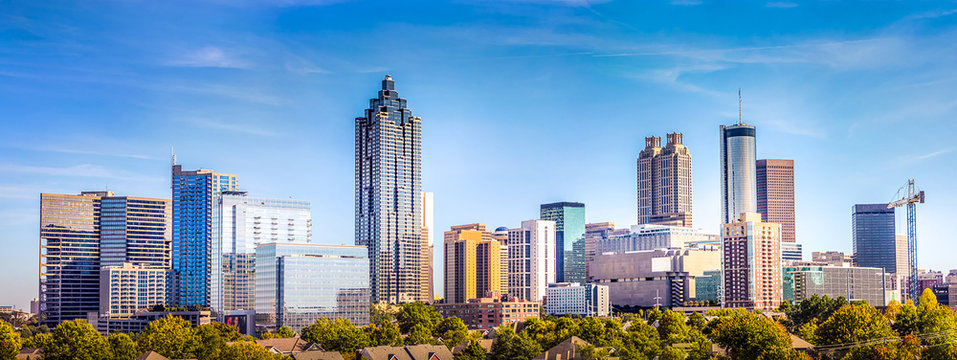
#> input picture building2.jpg, 957 x 360 px
$ jupyter execute image_filtering.ipynb   (shell and % lines are left out)
#> lines starting #> are read from the running program, lines starting #| are printed output that depends on the picture
# Image Processing Using Opencv
---
### Install Opencv
- Example on MacOS
```console
$ pip3 --version
pip 24.0 from /opt/anaconda3/lib/python3.12/site-packages/pip (python 3.12)
$ python3 --version
Python 3.12.4
$ pip3 install opencv-python
Collecting opencv-python
  Downloading opencv-python-4.11.0.86.tar.gz (95.2 MB)
     ━━━━━━━━━━━━━━━━━━━━━━━━━━━━━━━━━━━━━━━━ 95.2/95.2 MB 2.7 MB/s eta 0:00:00
  Installing build dependencies ... done
  Getting requirements to build wheel ... done
  Installing backend dependencies ... done
  Preparing metadata (pyproject.toml) ... done
Requirement already satisfied: numpy>=1.21.2 in /opt/anaconda3/lib/python3.12/site-packages (from opencv-python) (1.26.4)
Building wheels for collected packages: opencv-python
  Building wheel for opencv-python (pyproject.toml) ... done
  Created wheel for opencv-python: filename=opencv_python-4.11.0.86-cp312-cp312-macosx_10_16_x86_64.whl size=27595148 sha256=0fc6f3f12d5b5f0a5a54d870de9e866aaf59484b11dfcce77a8aece5a4f393e9
  Stored in directory: /Users/bshen2/Library/Caches/pip/wheels/be/bd/d5/425eca52f204ab4b1ad7ac23c79e7a0458ee178056e4350265
Successfully built opencv-python
Installing collected packages: opencv-python
Successfully installed opencv-python-4.11.0.86
```
---
### Filtering through Convolution
Let's use convolution for the following image processing:
- Edge Detection
- Feature Extraction
- Blurring &rarr; Scaling

### Import resources and display image

[cell 1]
import matplotlib.pyplot as plt
import matplotlib.image as mpimg

import cv2
import numpy as np


# Read in the image
image = mpimg.imread('building2.jpg')
#> image is the input picture: shape (360, 957, 3); mean R, G, B 122.8, 154.3, 180.6

plt.imshow(image)

### Convert the image to grayscale

[cell 2]
# Convert to grayscale for filtering
gray = cv2.cvtColor(image, cv2.COLOR_RGB2GRAY)
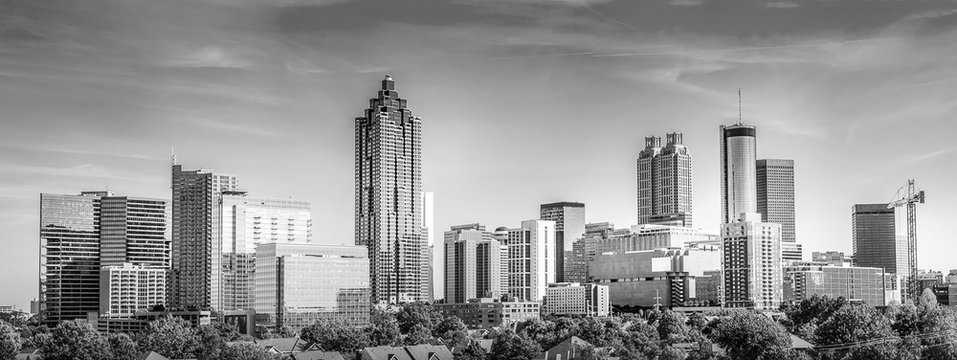
#> gray: shape (360, 957); min 0, max 255, mean 147.9

plt.imshow(gray, cmap='gray')

### Convolution Through a Kernel

Image convolution is a mathematical operation where a small matrix (called a kernel or filter) slides over an image, performing element-wise multiplications and summing the results to produce a new pixel value. This process helps extract features such as edges, textures, and patterns by emphasizing specific spatial structures in the image. Convolution is widely used in image processing and deep learning, particularly in convolutional neural networks (CNNs) for feature detection.

Here we practice applying image convolution using traditional image processing operations.
1. **Select a Kernel (Filter):** Choose a small matrix (e.g., 3x3 or 5x5) with predefined values for a specific operation (e.g., edge detection, blurring).

2. **Slide the Kernel Over the Image:** Move the kernel across the image, covering one region at a time.

3. **Compute the Element-Wise Product:** Multiply each value in the kernel with the corresponding pixel values in the image region.

4. **Sum the Products:** Add up all the multiplied values to obtain a single new pixel value.

5. **Store the Result:** Place the computed value into the corresponding location in the output image.

6. **Repeat for Entire Image:** Continue the process by shifting the kernel until every pixel has been processed.

Here is a common 3×3 kernel for edge detection, which detects edges in a specific direction, vertical and horizontal:

**Vertical Edge Detection Kernel:**
>$
K_x =
\begin{bmatrix}
-1 & 0 & 1 \\
-1 & 0 & 1 \\
-1 & 0 & 1
\end{bmatrix}
$

**Horizontal Edge Detection Kernel:**
>$
K_y =
\begin{bmatrix}
-1 & -1 & -1 \\
0 & 0 & 0 \\
1 & 1 & 1
\end{bmatrix}
$

These kernels are convolved with an image to highlight vertical and horizontal edges, respectively.

Applying a filter like this to an image is a way of **taking (an approximation) of the derivative of the image** in the x or y direction, separately.

[cell 3]
# Create a custom kernel

# 3x3 array for edge detection
horizon = np.array([[ -1, -1, -1],
                    [  0,  0,  0],
                    [  1,  1,  1]])

## TODO: Create and apply a vertical edge detection operator
vertica = np.array([[ -1, 0, 1],
                    [ -1, 0, 1],
                    [ -1, 0, 1]])

diag_45 = np.array([[ -2, -1, 0],
                    [ -1,  0, 1],
                    [  0,  1, 2]])

diag135 = np.array([[ 0, -1, -2],
                    [ 1,  0, -1],
                    [ 2,  1,  0]])

fig = plt.figure(figsize=(24,24))
# Filter the image using filter2D, which has inputs: (grayscale image, bit-depth, kernel)
filtered_image = cv2.filter2D(gray, -1, horizon)
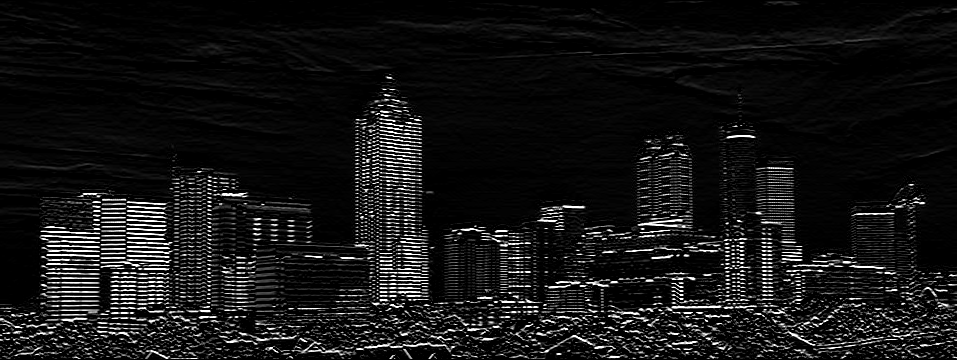
#> filtered_image: shape (360, 957); min 0, max 255, mean 20.9
fig.add_subplot(2,2,1)
plt.imshow(filtered_image, cmap='gray')
plt.title('horizontal')

filtered_image2 = cv2.filter2D(gray, -1, vertica)
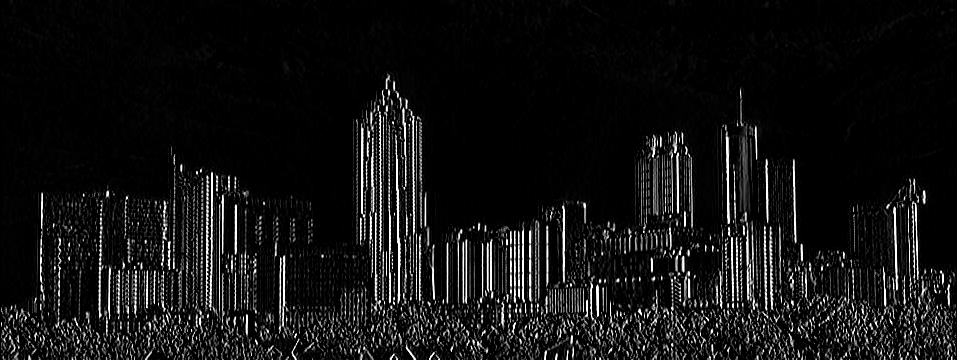
#> filtered_image2: shape (360, 957); min 0, max 255, mean 18.4
fig.add_subplot(2,2,2)
plt.imshow(filtered_image2, cmap='gray')
plt.title('virtical')

filtered_image3 = cv2.filter2D(gray, -1, diag_45)
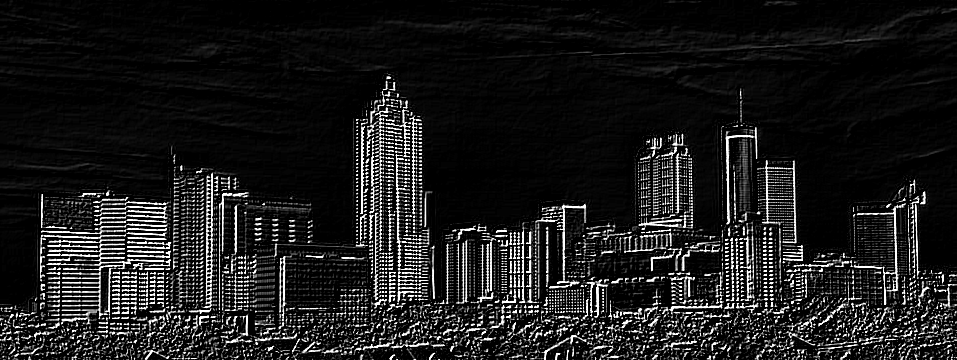
#> filtered_image3: shape (360, 957); min 0, max 255, mean 28.1
fig.add_subplot(1,2,1)
plt.imshow(filtered_image3, cmap='gray')
plt.title('diag_45')

filtered_image4 = cv2.filter2D(gray, -1, diag135)
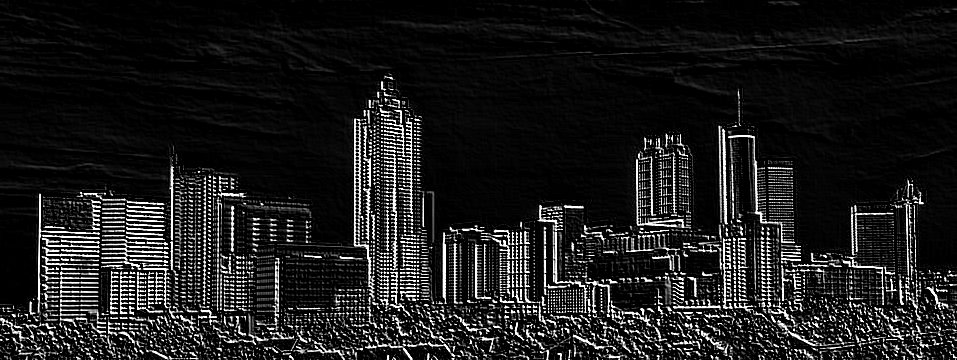
#> filtered_image4: shape (360, 957); min 0, max 255, mean 28.3
fig.add_subplot(1,2,2)
plt.imshow(filtered_image4, cmap='gray')
plt.title('diag135')

plt.show()

[cell 4]
# Create a custom kernel for blurring

# 2x2 kernel for averaging blurring
S2x2 = np.array([[ 1, 1],
                 [ 1, 1]])

fig = plt.figure(figsize=(48, 12))
fig.add_subplot(4,1,1)
plt.imshow(gray, cmap='gray')
plt.title('original')

# Filter the image using filter2D, which has inputs: (grayscale image, bit-depth, kernel)
blurred_image = cv2.filter2D(gray, -1, S2x2/4.0)
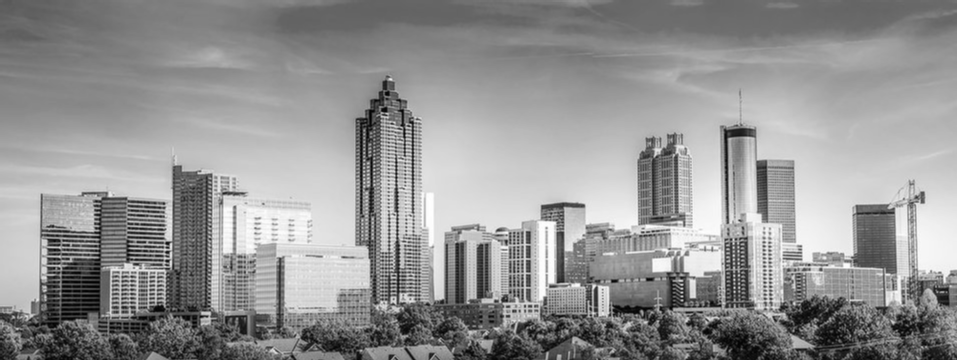
#> blurred_image: shape (360, 957); min 2, max 254, mean 147.9
fig.add_subplot(4,1,2)
plt.imshow(blurred_image, cmap='gray')
plt.title('2x2')

# [7 lines of commented-out code are left out]

plt.show()

### TODO

Other image processing/filtering you can try:
- Other Edge Detector (e.g. Sobel Operator)
A common 3×3 kernel for edge detection is the **Sobel operator**, which detects edges in a specific direction. Below are the Sobel kernels for detecting vertical and horizontal edges:

**Vertical Edge Detection Kernel:**
> $
K_x =
\begin{bmatrix}
-1 & 0 & 1 \\
-2 & 0 & 2 \\
-1 & 0 & 1
\end{bmatrix}
$

**Horizontal Edge Detection Kernel:**
> $
K_y =
\begin{bmatrix}
-1 & -2 & -1 \\
0 & 0 & 0 \\
1 & 2 & 1
\end{bmatrix}
$

These kernels are convolved with an image to highlight vertical and horizontal edges, respectively.

- Corner Detection (use the kernels we discussed in slides)
- Scaling (after the blurring, can you pick one pixel out of the following?)
  - 2x2
  - 4x4
- Use other images of your choice
- For a challenge, see if you can put the image through a series of filters: first one that blurs the image (takes an average of pixels), and then one that detects the edges.

[cell 5]
import cv2
import numpy as np
import matplotlib.pyplot as plt


# Define edge detection kernels
sobel_x = np.array([[ -1,  0,  1],
                     [ -2,  0,  2],
                     [ -1,  0,  1]])  # Vertical edges

sobel_y = np.array([[ -1, -2, -1],
                     [  0,  0,  0],
                     [  1,  2,  1]])  # Horizontal edges

diag_45 = np.array([[ -2, -1,  0],
                     [ -1,  0,  1],
                     [  0,  1,  2]])  # 45-degree diagonal edges

diag_135 = np.array([[  0, -1, -2],
                      [  1,  0, -1],
                      [  2,  1,  0]])  # 135-degree diagonal edges

# Apply filters to detect edges
filtered_x = cv2.filter2D(gray, -1, sobel_x)
filtered_y = cv2.filter2D(gray, -1, sobel_y)
filtered_45 = cv2.filter2D(gray, -1, diag_45)
filtered_135 = cv2.filter2D(gray, -1, diag_135)

# Display results
fig, axes = plt.subplots(2, 2, figsize=(12, 12))
axes[0, 0].imshow(filtered_x, cmap='gray')
axes[0, 0].set_title('Sobel X - Vertical Edges')
axes[0, 0].axis('off')

axes[0, 1].imshow(filtered_y, cmap='gray')
axes[0, 1].set_title('Sobel Y - Horizontal Edges')
axes[0, 1].axis('off')

axes[1, 0].imshow(filtered_45, cmap='gray')
axes[1, 0].set_title('Diagonal 45° Edges')
axes[1, 0].axis('off')

axes[1, 1].imshow(filtered_135, cmap='gray')
axes[1, 1].set_title('Diagonal 135° Edges')
axes[1, 1].axis('off')

plt.tight_layout()
plt.show()

[cell 6]
import cv2
import numpy as np
import matplotlib.pyplot as plt


top_left = np.array([[ 0,  0,  0],
                     [ 0,  1,  1],
                     [ 0,  1,  0]])  # Top left corner


top_right = np.array([[ 0,  0,  0],
                      [ 1,  1,  0],
                      [ 0,  1,  0]])  # Top right corner

bottom_left = np.array([[ 0,  0,  0],
                        [ 0,  1,  0],
                        [ 0,  1,  1]])  # Bottom left corner

bottom_right = np.array([[ 0,  0,  0],
                         [ 0,  1,  0],
                         [ 1,  1,  0]])  # Bottom right corner

# Apply filters
filtered_x = cv2.filter2D(gray, -1, top_left)
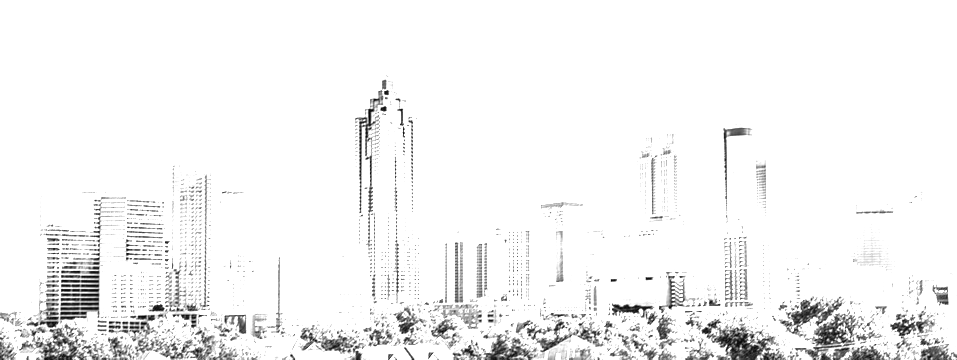
#> filtered_x: shape (360, 957); min 3, max 255, mean 243.6
filtered_y = cv2.filter2D(gray, -1, top_right)
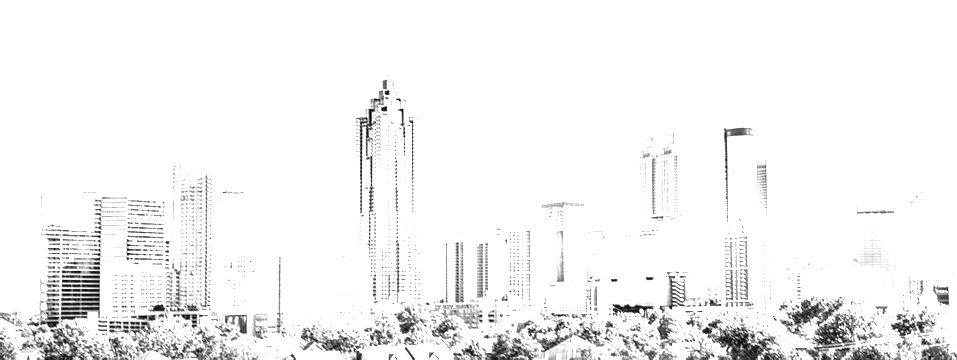
#> filtered_y: shape (360, 957); min 4, max 255, mean 243.6
filtered_45 = cv2.filter2D(gray, -1, bottom_left)
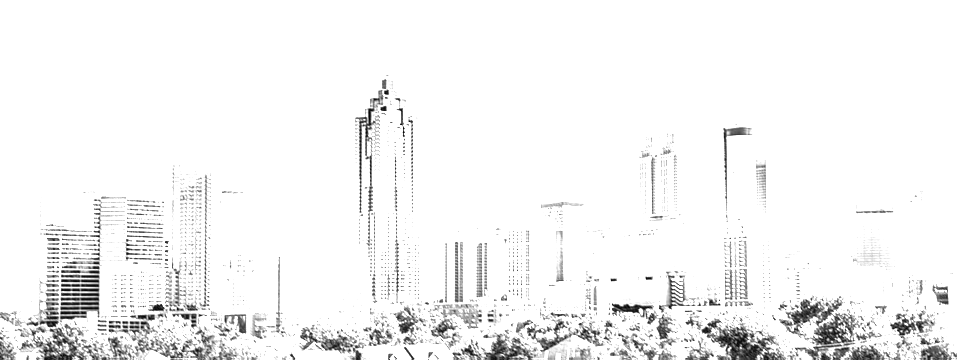
#> filtered_45: shape (360, 957); min 3, max 255, mean 243.5
filtered_135 = cv2.filter2D(gray, -1, bottom_right)
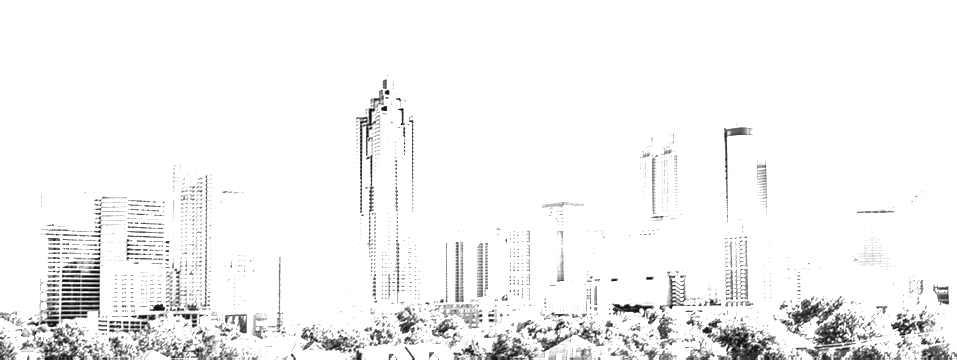
#> filtered_135: shape (360, 957); min 4, max 255, mean 243.5

# Display results
fig, axes = plt.subplots(2, 2, figsize=(12, 12))
axes[0, 0].imshow(filtered_x, cmap='gray')
axes[0, 0].set_title('top_left')
axes[0, 0].axis('off')

axes[0, 1].imshow(filtered_y, cmap='gray')
axes[0, 1].set_title('top_right')
axes[0, 1].axis('off')

axes[1, 0].imshow(filtered_45, cmap='gray')
axes[1, 0].set_title('bottom_left')
axes[1, 0].axis('off')

axes[1, 1].imshow(filtered_135, cmap='gray')
axes[1, 1].set_title('bottom_right')
axes[1, 1].axis('off')

plt.tight_layout()
plt.show()

$ run again, with cifar_data.png saved as building2.jpg
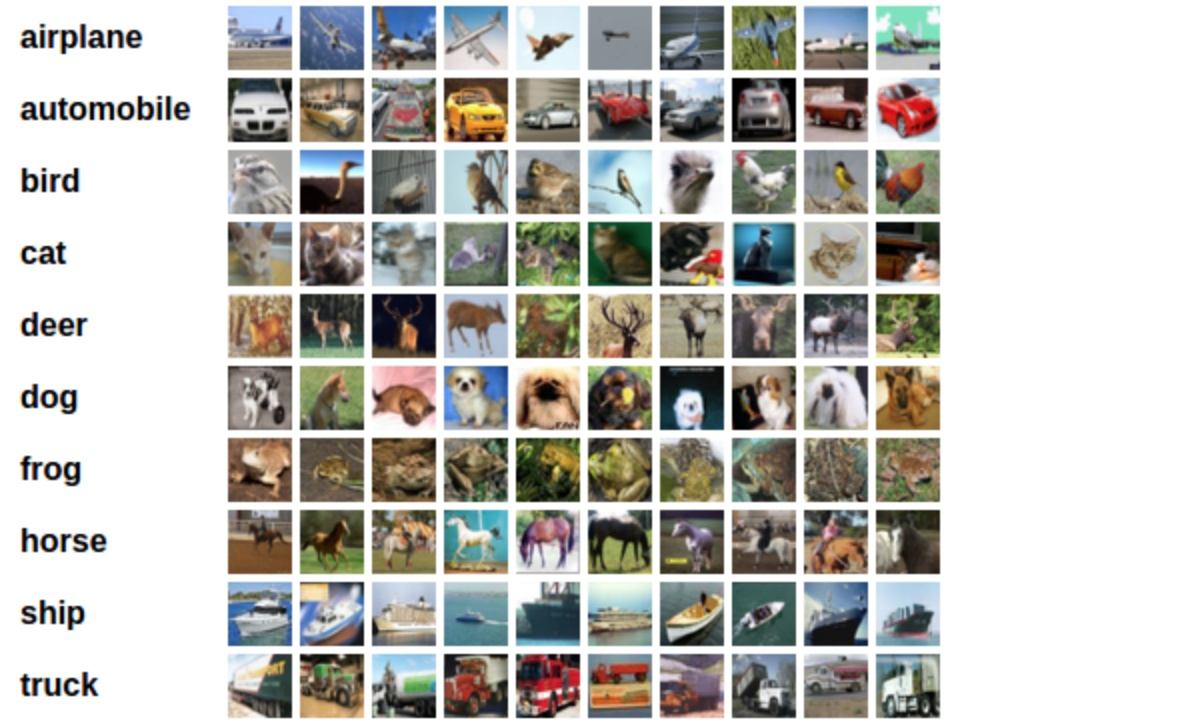
#> input picture cifar_data.png, 1186 x 726 px
#> image is the input picture: shape (726, 1186, 3); mean R, G, B 189.6, 188.6, 183.9
#> `filtered_y = cv2.filter2D(gray, -1, sobel_y)`:
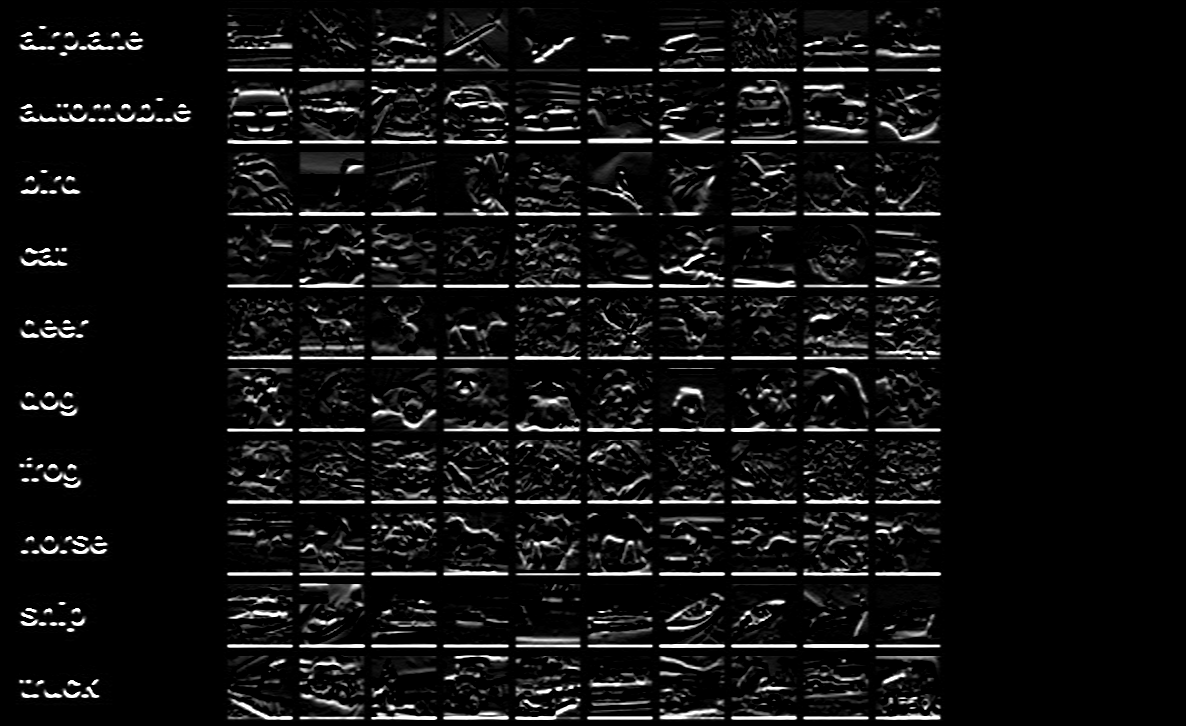
#> filtered_y: shape (726, 1186); min 0, max 255, mean 17.5
#> `filtered_x = cv2.filter2D(gray, -1, top_left)`:
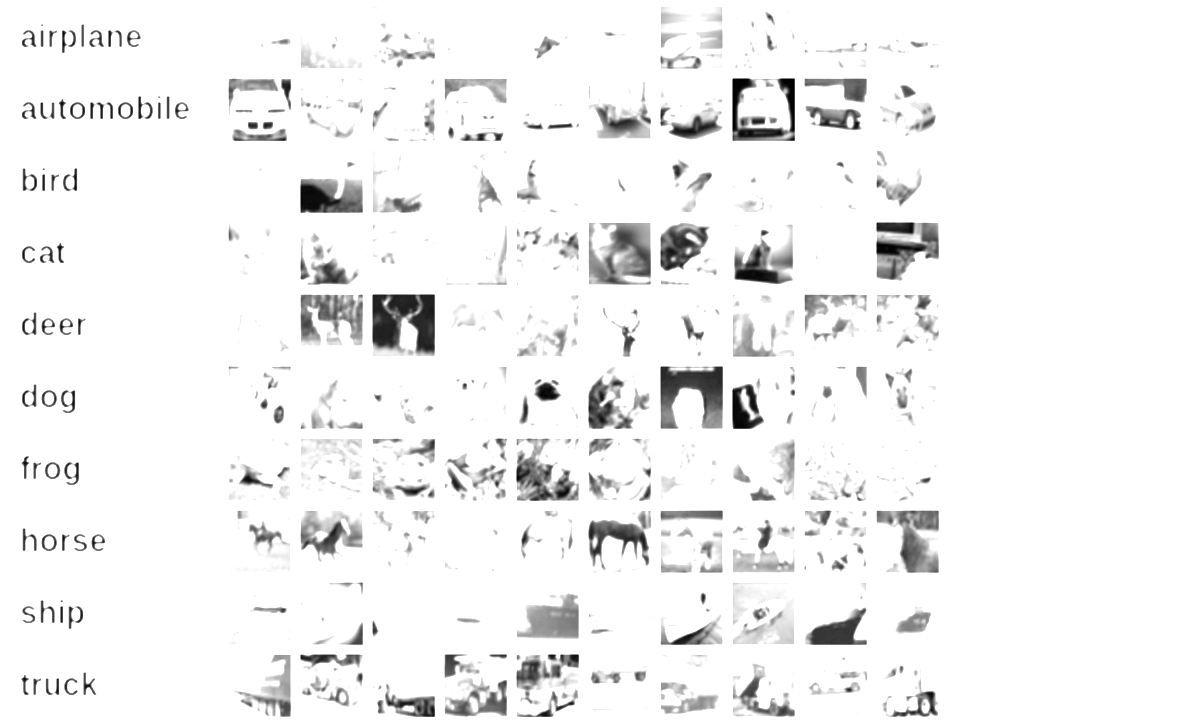
#> filtered_x: shape (726, 1186); min 0, max 255, mean 242.4
